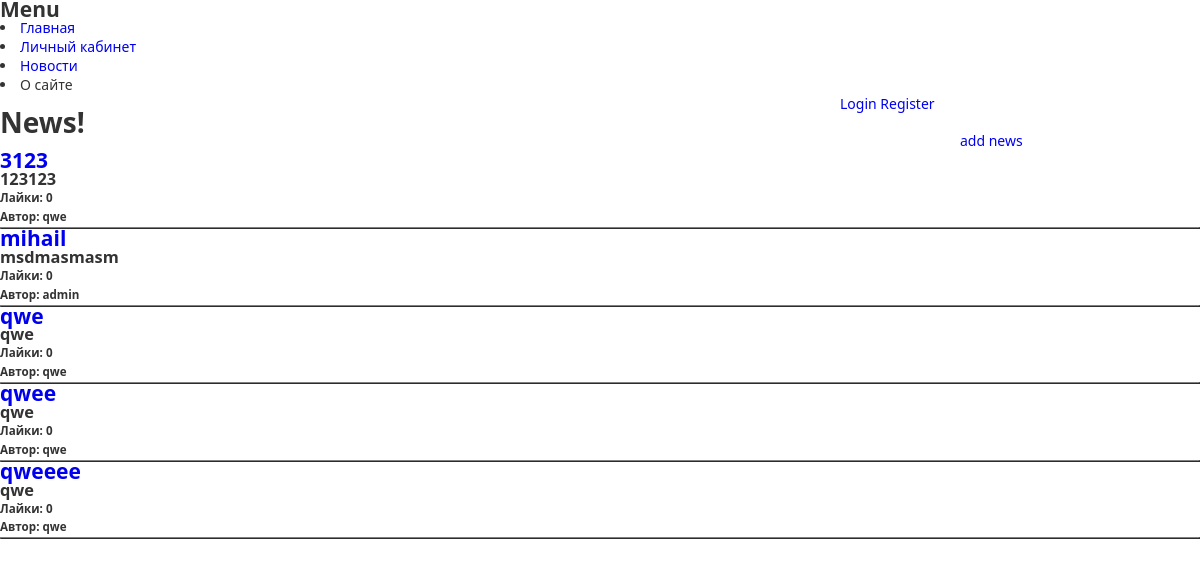
Before: /news/all/ with the older database file.
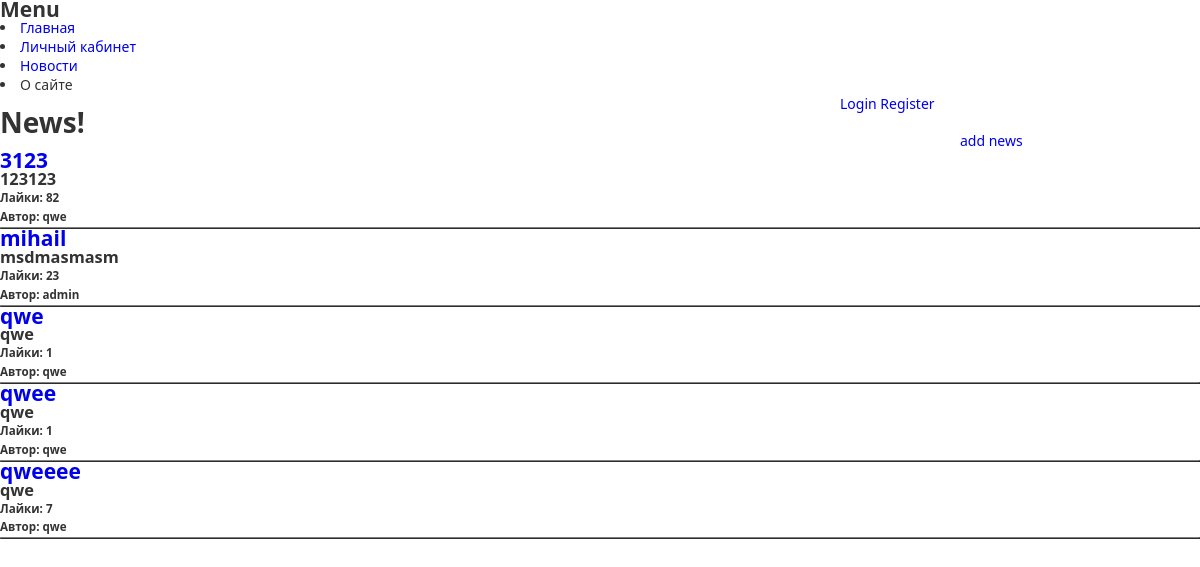
After: the same page with the newer database file.
### news/models.py (models this page shows, shortened)
class News(models.Model):
    title = models.CharField(max_length=20,unique=True)
    text = models.TextField()
    likes = models.IntegerField(default=0)
    avtor = models.ForeignKey(User,null=True,blank=True)

### news/views.py (the view)
class NewsView(ListView):
    model = News
    template_name = 'news.html'

### templates/news.html
{% extends 'main.html' %}
{% block content %}
<h1>News!</h1><a class="addnews" href="/news/add/">add news</a>
   {% for newsone in news_list %}
       <h2><a href="/news/{{ newsone.id }}/">{{ newsone.title }}</a></h2>
       <h3>{{ newsone.text }}</h3>
       <h5><a >Лайки: {{ newsone.likes }}</a></h5>
       <h5>Автор: {{ newsone.avtor.username }}</h5>
       <table width="100%" border="1px"></table>
   {% endfor %}
{% endblock %}

Changed rows visible on the page:
changed News (number 1 of 5 on the later page): likes "0" → "82"
changed News "mihail": likes "0" → "23"
changed News (number 3 of 5 on the later page): likes "0" → "1"
changed News "qwee": likes "0" → "1"
changed News "qweeee": likes "0" → "7"
